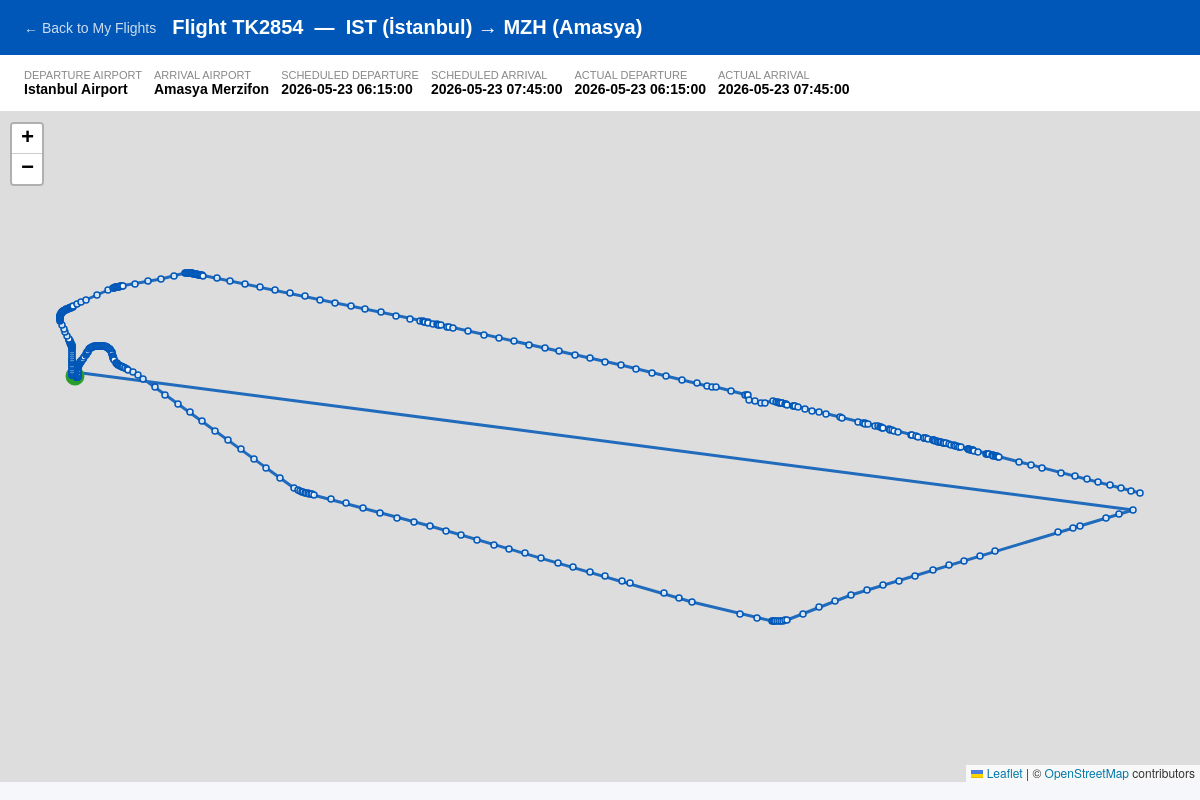
The app's page /project/user/flight_path.php?flightNumber=TK2854&scheduledDeparture=2026-05-23+06:15:00 (signed in) with its own data.
### tables this page shows
CREATE TABLE flight (
  aircraftRegistration varchar(8),  
  departedAirport varchar(6) NOT NULL,  
  arrivedAirport varchar(6) NOT NULL,  
  flightNumber varchar(6) NOT NULL,  
  scheduledDeparture datetime NOT NULL,  
  scheduledArrival datetime NOT NULL,  
  actualDeparture datetime NOT NULL,  
  actualArrival datetime NOT NULL,  
  PRIMARY KEY (flightNumber, scheduledDeparture),
  CONSTRAINT flightFliesFrom FOREIGN KEY (departedAirport) REFERENCES airport (codeICAO),
  CONSTRAINT flightFliesTo FOREIGN KEY (arrivedAirport) REFERENCES airport (codeICAO),
  CONSTRAINT flightUsesAircraft FOREIGN KEY (aircraftRegistration) REFERENCES aircraft (registration) ON UPDATE CASCADE
);

CREATE TABLE airport (
  latitude float(11) NOT NULL,  
  longitude float(11) NOT NULL,  
  codeICAO varchar(4) PRIMARY KEY NOT NULL,  
  codeIATA varchar(3),  
  runways varchar(100) NOT NULL,  
  pname varchar(100) NOT NULL,  
  city varchar(100) NOT NULL,  
  country varchar(2) NOT NULL,  
  avgAircraftToRunway int(11),  
  avgGateToAircraftByBus int(11)  
);

### project/user/flight_path.php (the view, shortened to what this page needs)
<?php
$flightNumber       = isset($_GET['flightNumber'])       ? trim($_GET['flightNumber'])       : '';
$scheduledDeparture = isset($_GET['scheduledDeparture']) ? trim($_GET['scheduledDeparture']) : '';
$host   = "127.0.0.1";
$dbname = "flightdiary306";
$dbuser = "root";
$dbpass = "";
try {
    $pdo = new PDO("mysql:host=$host;dbname=$dbname;charset=utf8mb4", $dbuser, $dbpass);
    $pdo->setAttribute(PDO::ATTR_ERRMODE, PDO::ERRMODE_EXCEPTION);
    $flightStmt = $pdo->prepare("
        SELECT
            f.flightNumber,
            f.scheduledDeparture,
            f.scheduledArrival,
            f.actualDeparture,
            f.actualArrival,
            dep.pname    AS depName,
            dep.city     AS depCity,
            dep.codeIATA AS depIATA,
            dep.latitude AS depLat,
            dep.longitude AS depLng,
            arr.pname    AS arrName,
            arr.city     AS arrCity,
            arr.codeIATA AS arrIATA,
            arr.latitude AS arrLat,
            arr.longitude AS arrLng
        FROM flight f
        JOIN airport dep ON dep.codeICAO = f.departedAirport
        JOIN airport arr ON arr.codeICAO = f.arrivedAirport
        WHERE f.flightNumber = ?
          AND f.scheduledDeparture = ?
        LIMIT 1
    ");
    $flightStmt->execute([$flightNumber, $scheduledDeparture]);
    $flight = $flightStmt->fetch(PDO::FETCH_ASSOC);
    $pathStmt = $pdo->prepare("
        SELECT latitude, longitude, altitude, speed, heading, epochTimestamp
        FROM path
        WHERE flightNumber = ?
        ORDER BY epochTimestamp ASC
    ");
    $pathStmt->execute([$flightNumber]);
    $pathPoints = $pathStmt->fetchAll(PDO::FETCH_ASSOC);
} catch (PDOException $e) {
    die("Database error: " . $e->getMessage());
}
?>
<!DOCTYPE html>
<html lang="en">
<head>
    <link rel="stylesheet" href="https://unpkg.com/leaflet@1.9.4/dist/leaflet.css" />
</head>
<body>
<header>
    <a href="tickets.php">&larr; Back to My Flights</a>
    <h1>
        Flight <?php echo htmlspecialchars($flightNumber); ?> &nbsp;&mdash;&nbsp;
        <?php echo htmlspecialchars($flight['depIATA'] . ' (' . $flight['depCity'] . ')'); ?>
        &rarr;
        <?php echo htmlspecialchars($flight['arrIATA'] . ' (' . $flight['arrCity'] . ')'); ?>
    </h1>
</header>
<div class="info-bar">
    <div class="info-item">
        <span>Departure Airport</span>
        <span><?php echo htmlspecialchars($flight['depName']); ?></span>
    </div>
    <div class="info-item">
        <span>Arrival Airport</span>
        <span><?php echo htmlspecialchars($flight['arrName']); ?></span>
    </div>
    <div class="info-item">
        <span>Scheduled Departure</span>
        <span><?php echo htmlspecialchars($flight['scheduledDeparture']); ?></span>
    </div>
    <div class="info-item">
        <span>Scheduled Arrival</span>
        <span><?php echo htmlspecialchars($flight['scheduledArrival']); ?></span>
    </div>
    <div class="info-item">
        <span>Actual Departure</span>
        <span><?php echo htmlspecialchars($flight['actualDeparture']); ?></span>
    </div>
    <div class="info-item">
        <span>Actual Arrival</span>
        <span><?php echo htmlspecialchars($flight['actualArrival']); ?></span>
    </div>
</div>
<?php if (empty($pathPoints)): ?>
    <div class="no-path">No flight path data available for this flight.</div>
<?php else: ?>
    <div id="map"></div>
<?php endif; ?>
</body>
</html>

### project/user/flight_path.php (style rules this page uses)
* { box-sizing: border-box; margin: 0; padding: 0; }
body { font-family: Arial, sans-serif; background: #f5f7fa; }
header { background: #0057b7; color: #fff; padding: 16px 24px; display: flex; align-items: center; gap: 16px; }
header a { color: #cde; text-decoration: none; font-size: 14px; }
header h1 { font-size: 20px; }
.info-bar { display: flex; flex-wrap: wrap; gap: 12px; padding: 14px 24px; background: #fff; border-bottom: 1px solid #ddd; font-size: 14px; }
.info-item { display: flex; flex-direction: column; }
.info-item span:first-child { font-size: 11px; color: #888; text-transform: uppercase; }
.info-item span:last-child { font-weight: bold; }
#map { width: 100%; height: calc(100vh - 130px); }

### records on screen
flight: departedAirport.city "IST (İstanbul)", arrivedAirport.city "MZH (Amasya)", departedAirport.pname "Istanbul Airport", arrivedAirport.pname "Amasya Merzifon", scheduledDeparture "2026-05-23 06:15:00", scheduledArrival "2026-05-23 07:45:00", actualDeparture "2026-05-23 06:15:00", actualArrival "2026-05-23 07:45:00"

### other values on screen
$flightNumber "TK2854"
